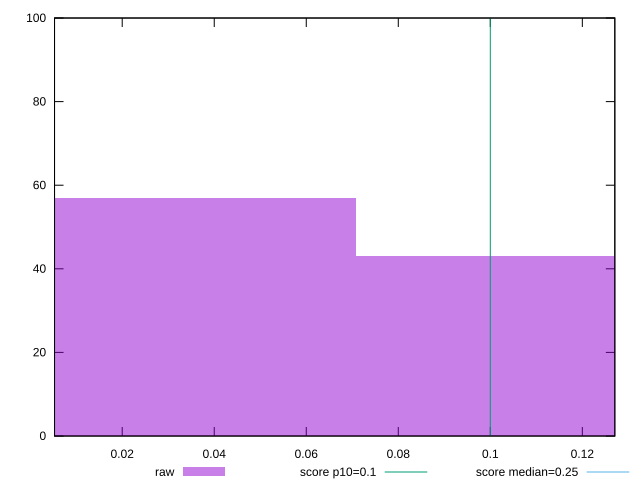

The script that saved this image:
reset

$raw <<EOF
0.14177777419392035 43
0 57
EOF

set key outside below
set boxwidth 0.14177777419392035
set xrange [0.005289688110351562:0.12706176386939155]
set yrange [0:100]
set trange [0:100]
set style fill transparent solid 0.5 noborder

set parametric
set terminal svg size 640, 490 enhanced background rgb 'white'
set output "reports/report_00032_2021-02-25T10-28-15.087Z/cumulative-layout-shift/samples/card/raw/histogram.svg"

plot $raw title "raw" with boxes, \
     0.1,t title "score p10=0.1", \
     0.25,t title "score median=0.25"

reset
